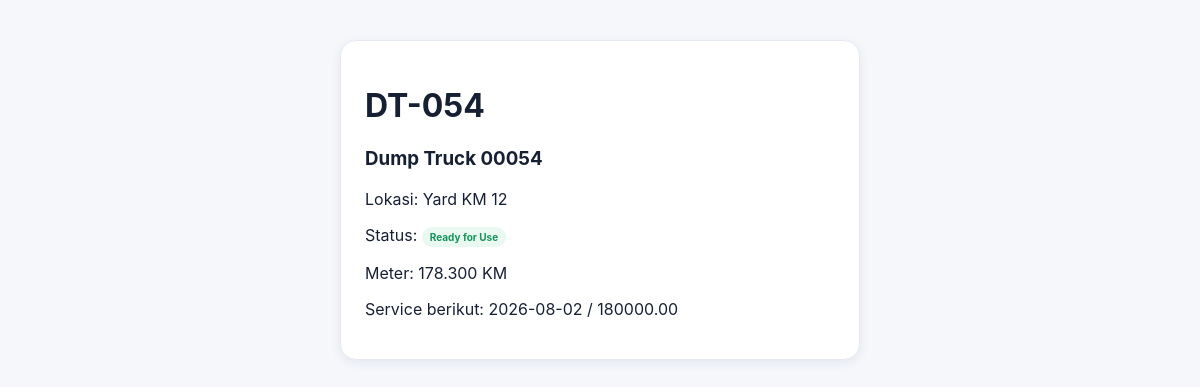
Screenshot of /public-unit.php?token=UNIT-1-a5a8a133e988 with the database file from the repository.
### tables this page shows
CREATE TABLE service_schedules(id INT AUTO_INCREMENT PRIMARY KEY,unit_id INT NOT NULL UNIQUE,service_interval DECIMAL(10,2) NOT NULL,next_service_meter DECIMAL(12,2) NOT NULL,next_service_date DATE NOT NULL,status ENUM('Terjadwal','Akan Service','Jatuh Tempo','Terlambat','Selesai') DEFAULT 'Terjadwal',notes VARCHAR(255),updated_at TIMESTAMP DEFAULT CURRENT_TIMESTAMP ON UPDATE CURRENT_TIMESTAMP,FOREIGN KEY(unit_id) REFERENCES units(id) ON DELETE CASCADE);

CREATE TABLE units(id INT AUTO_INCREMENT PRIMARY KEY,unit_code VARCHAR(40) UNIQUE NOT NULL,unit_name VARCHAR(120) NOT NULL,category VARCHAR(80) NOT NULL,brand VARCHAR(80),model VARCHAR(80),serial_number VARCHAR(100),location VARCHAR(120),meter_type ENUM('HM','KM') DEFAULT 'HM',current_meter DECIMAL(12,2) DEFAULT 0,operational_status ENUM('Ready for Use','Breakdown','Downtime','Maintenance') DEFAULT 'Ready for Use',created_at TIMESTAMP DEFAULT CURRENT_TIMESTAMP,updated_at TIMESTAMP DEFAULT CURRENT_TIMESTAMP ON UPDATE CURRENT_TIMESTAMP);

### app/helpers.php (called while the page is built, shortened)
<?php
function e(?string $value): string { return htmlspecialchars($value ?? '', ENT_QUOTES, 'UTF-8'); }
function status_class(string $status): string { $s=strtolower($status); if(str_contains($s,'selesai')||str_contains($s,'ready')||str_contains($s,'aman')||str_contains($s,'aktif')||str_contains($s,'disetujui'))return 'st-green'; return 'st-blue'; }

### public-unit.php (the view)
<?php require __DIR__.'/app/bootstrap.php';$token=$_GET['token']??'';$stmt=$pdo->prepare("SELECT u.*,ss.next_service_date,ss.next_service_meter,ss.status service_status FROM units u LEFT JOIN service_schedules ss ON ss.unit_id=u.id WHERE u.qr_token=?");$stmt->execute([$token]);$u=$stmt->fetch();if(!$u){http_response_code(404);exit('Unit tidak ditemukan.');}?><!doctype html><html><head><meta charset="utf-8"><meta name="viewport" content="width=device-width"><title><?=e($u['unit_code'])?></title><link rel="stylesheet" href="assets/css/app.css"></head><body><main class="public-card"><h1><?=e($u['unit_code'])?></h1><h3><?=e($u['unit_name'])?></h3><p>Lokasi: <?=e($u['location'])?></p><p>Status: <span class="status <?=status_class($u['operational_status'])?>"><?=e($u['operational_status'])?></span></p><p>Meter: <?=number_format($u['current_meter'],0,',','.')?> <?=e($u['meter_type'])?></p><p>Service berikut: <?=e($u['next_service_date']??'-')?> / <?=e((string)($u['next_service_meter']??'-'))?></p></main></body></html>

### assets/css/app.css (style rules this page uses)
:root { --navy:#071c46;--blue:#1667ff;--green:#20b26b;--orange:#ff9b21;--red:#ef4444;--purple:#6d5dfc;--text:#172033;--muted:#72809a;--line:#e5eaf2;--bg:#f5f7fb;--card:#fff;--shadow:0 3px 12px rgba(20,35,70,.07);--radius:14px }
* { box-sizing:border-box }
body { margin:0;font-family:Inter,Segoe UI,Arial,sans-serif;background:var(--bg);color:var(--text) }
.status { display:inline-block;padding:4px 8px;border-radius:999px;font-size:10px;font-weight:700 }
.st-green { background:#e9f8f0;color:#17945a }
.public-card { max-width:520px;margin:40px auto;background:#fff;border:1px solid var(--line);border-radius:16px;padding:24px;box-shadow:var(--shadow) }

### rows the page displays
service_schedules: unit.unit_code "DT-054", unit.unit_name "Dump Truck 00054", unit.location "Yard KM 12", unit.operational_status "Ready for Use", unit.current_meter "178.300", unit.meter_type "KM", next_service_date "2026-08-02", next_service_meter "180000.00"
